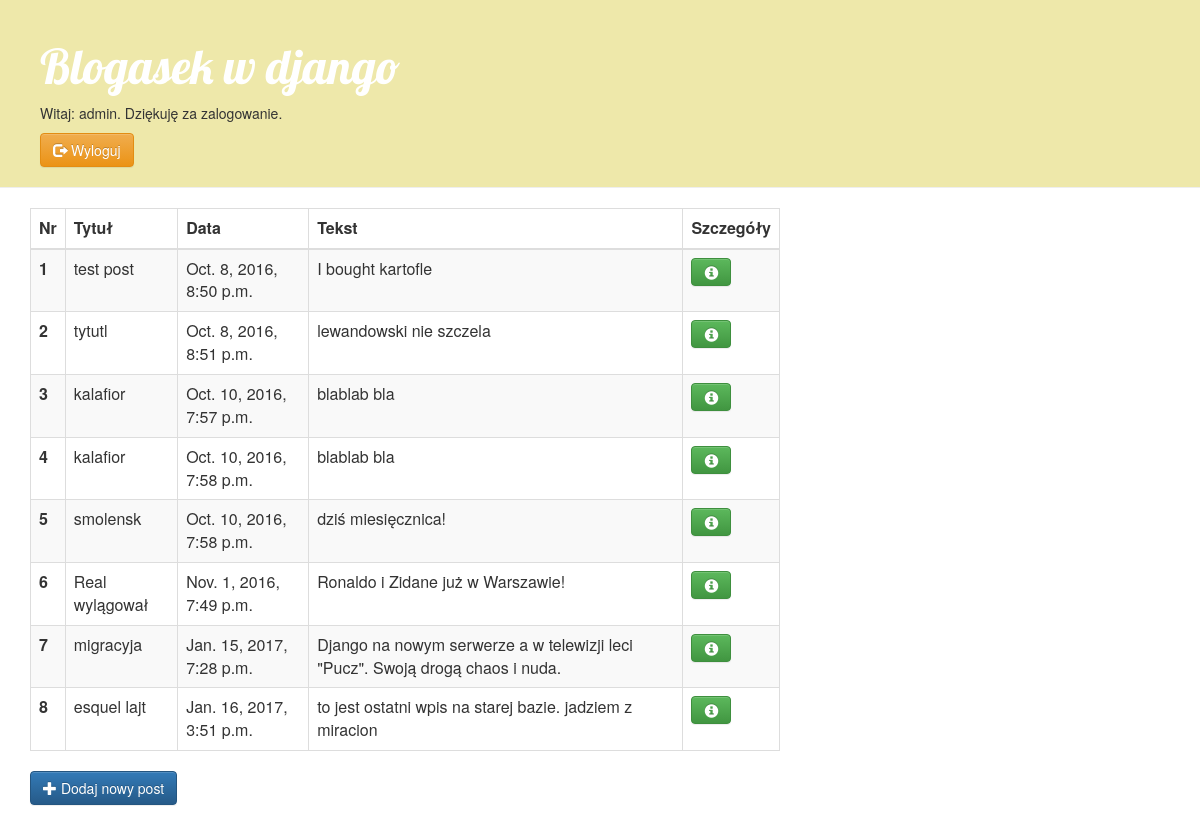
Screenshot of /blogasek/ (signed in) with the database file from the repository.
### blogasek/models.py (models this page shows, shortened)
class Post(models.Model):
    author = models.ForeignKey('auth.User')
    title = models.CharField(max_length=200)
    text = models.TextField()
    created_date = models.DateTimeField(
            default=timezone.now)
    published_date = models.DateTimeField(
            blank=True, null=True)

### blogasek/views.py (the view)
def post_list(request):
    posty = Post.objects.filter(published_date__lte=timezone.now()).order_by('published_date')
    return render(request, 'blogasek/post_list.html', {'posts':posty})

### blogasek/templates/blogasek/post_list.html
{% extends 'blogasek/base.html' %}
{% block content %}
<table class="table table-bordered table-striped">
  <thead class="thead-default">
    <tr>
      <th>Nr</th>
      <th>Tytuł</th>
      <th>Data</th>
      <th>Tekst</th>
      <th>Szczegóły</th>
    </tr>
  </thead>
  <tbody>
    {% for post in posts %}
    <tr>
      <th scope="row">{{ forloop.counter }}</th>
      <td>{{ post.title }}</td>
      <td>{{ post.published_date }}</td>
      <td>{{ post.text }}</td>
      <td><a href="{% url 'post_detail' pk=post.pk %}" class="btn btn-success"><span class="glyphicon glyphicon-info-sign"></span> </a></td>
    </tr>
    {% endfor %}
  </tbody>
</table>
       {% if user.is_authenticated %}
           <p><a href="{% url 'post_new' %}" class="btn btn-primary btn-primary"><span class="glyphicon glyphicon-plus"></span> Dodaj nowy post</a></p>
       {% else %}
           <p></p>
       {% endif %}
{% endblock content %}

### blogasek/templates/blogasek/base.html (shortened to what this page needs)
{% load staticfiles %}
<html>
    <head>
        <link rel="stylesheet" href="//maxcdn.bootstrapcdn.com/bootstrap/3.2.0/css/bootstrap.min.css">
        <link rel="stylesheet" href="//maxcdn.bootstrapcdn.com/bootstrap/3.2.0/css/bootstrap-theme.min.css">
        <link rel="stylesheet" href="{% static 'css/blogasek.css' %}">
    </head>
<body>
    <div class="page-header">
        <h1><a href="/blogasek">Blogasek w django</a></h1>
       {% if user.is_authenticated %}
           <p>Witaj: {{ user.get_username }}. Dziękuję za zalogowanie. </p>
       <a href="/{{ user.get_username }}/logout" class="btn btn-primary btn-warning"><span class="glyphicon glyphicon-log-out"></span> Wyloguj</a>
       {% else %}
           <p>Proszę zaloguj się, aby móc dodawać wpisy.</p>
           <a href="{% url 'admin:index' %}" class="btn btn-primary btn-success"><span class="glyphicon glyphicon-log-in"></span> Zaloguj się</a>
       {% endif %}
    </div>
    <div class="content container">
        <div class="row">
            <div class="col-md-8">
            {% block content %}
            {% endblock %}
            </div>
        </div>
    </div>
</body>
</html>

### static/css/blogasek.css (style rules this page uses)
h1 a { color: red; font-family: 'Lobster'; }
.page-header { background-color: PaleGoldenRod; margin-top: 0; padding: 20px 20px 20px 40px; }
.page-header h1, .page-header h1 a, .page-header h1 a:visited, .page-header h1 a:active { color: #ffffff; font-size: 36pt; text-decoration: none; }

### rows the page displays
Post: title "test post", published_date "Oct. 8, 2016, 8:50 p.m.", text "I bought kartofle"
Post: title "tytutl", published_date "Oct. 8, 2016, 8:51 p.m.", text "lewandowski nie szczela"
Post: title "kalafior", published_date "Oct. 10, 2016, 7:57 p.m.", text "blablab bla"
Post: title "kalafior", published_date "Oct. 10, 2016, 7:58 p.m.", text "blablab bla"
Post: title "smolensk", published_date "Oct. 10, 2016, 7:58 p.m.", text "dziś miesięcznica!"
Post: title "Real wylągował", published_date "Nov. 1, 2016, 7:49 p.m.", text "Ronaldo i Zidane już w Warszawie!"
Post: title "migracyja", published_date "Jan. 15, 2017, 7:28 p.m.", text "Django na nowym serwerze a w telewizji leci \"Pucz\". Swoją drogą chaos i nuda."
Post: title "esquel lajt", published_date "Jan. 16, 2017, 3:51 p.m.", text "to jest ostatni wpis na starej bazie. jadziem z miracion"

### other values shown
{{ user.get_username }} "admin"
